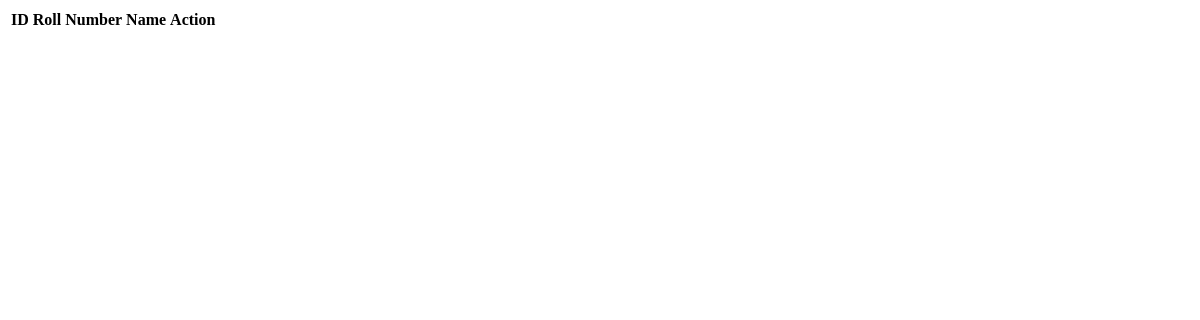
Page /Details-Del on the earlier database version.
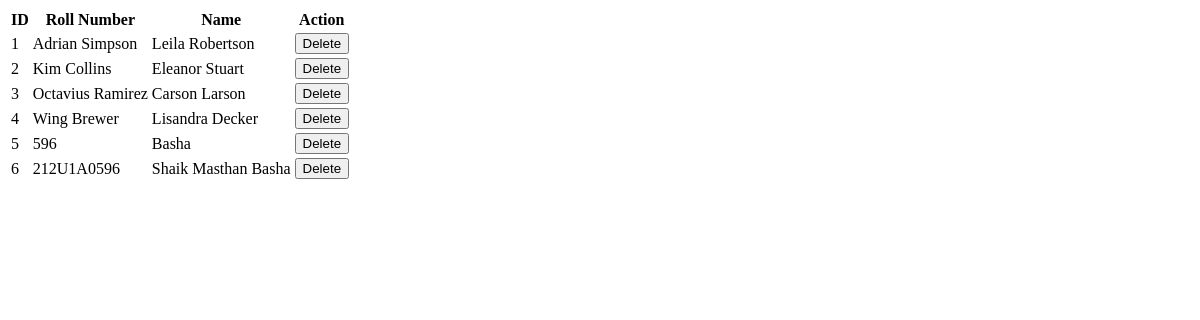
Same page on the later database version.
### Boot_app/models.py (models this page shows)
class Details(models.Model):
    roll = models.CharField(max_length=10)
    name = models.CharField(max_length=30)
    mail=models.EmailField(max_length=30)
    phone = models.IntegerField()
    dob = models.DateField()
    addar = models.IntegerField()
    pan = models.CharField(max_length=10)
    bacc = models.IntegerField()
    bifsc = models.CharField(max_length=10)

### Boot_app/views.py (the view)
# urls.py: path('Details-Del',views.DelDtl,name='delDTL'),
def DelDtl(request):
    D = Details.objects.all()
    return render(request,'befDel.html',{'k':D})

### templates/befDel.html (shortened to what this page needs)
<!DOCTYPE html>
<html lang="en">
<head>
</head>
<body>
    <div class="p">
        <table>
            <tr>
                <th>ID</th>
                <th>Roll Number</th>
                <th>Name</th>
                <th>Action</th>
            </tr>
            {% for i in k %}
            <tr>
                <td>{{i.id}} </td>
                <td>{{i.roll}} </td>
                <td>{{i.name}} </td>
                <td> <a href="/Dtl-Delete/{{i.id}}"><button>Delete</button></a> </td>
            </tr>
            {% endfor %}
        </table>
    </div>
</body>
</html>

Differences in the rows shown:
added Details: id "1", roll "Adrian Simpson", name "Leila Robertson"
added Details: id "2", roll "Kim Collins", name "Eleanor Stuart"
added Details: id "3", roll "Octavius Ramirez", name "Carson Larson"
added Details: id "4", roll "Wing Brewer", name "Lisandra Decker"
added Details: id "5", roll "596", name "Basha"
added Details: id "6", roll "212U1A0596", name "Shaik Masthan Basha"
